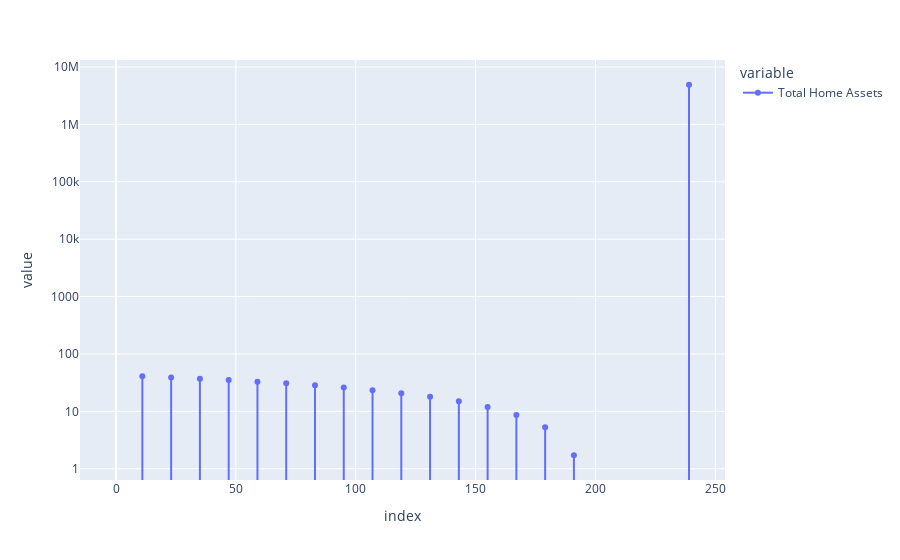

Here is the notebook cell this chart was saved with:
### Markdown cell above
### House Assets
What money will the home bring in? This includes a tax credit for paying interest on a house (limited to 750K over the lifetime of the loan) and the sale of the house in the last month (shown on the log-scale).

### Code cell
render_plotly_html(px.line(pd.DataFrame({"Total Home Assets": df.total_home_assets}), log_y=True, markers=True))

### Figure 1 — Plotly figure (JSON) as saved in the notebook; plotly's stock layout.template omitted (floating-point values rounded to 4 significant figures; data arrays with more than 128 entries replaced by an {"elided": "..."} marker saying what was removed)
{"data": [{"hovertemplate": "variable=Total Home Assets<br>index=%{x}<br>value=%{y}<extra></extra>", "legendgroup": "Total Home Assets", "line": {"color": "#636efa", "dash": "solid"}, "marker": {"symbol": "circle"}, "mode": "lines+markers", "name": "Total Home Assets", "orientation": "v", "showlegend": true, "type": "scatter", "x": {"elided": "240 int values"}, "xaxis": "x", "y": {"elided": "240 float values"}, "yaxis": "y"}], "layout": {"legend": {"title": {"text": "variable"}, "tracegroupgap": 0}, "margin": {"t": 60}, "xaxis": {"anchor": "y", "domain": [0, 1], "title": {"text": "index"}}, "yaxis": {"anchor": "x", "domain": [0, 1], "title": {"text": "value"}, "type": "log"}}}
